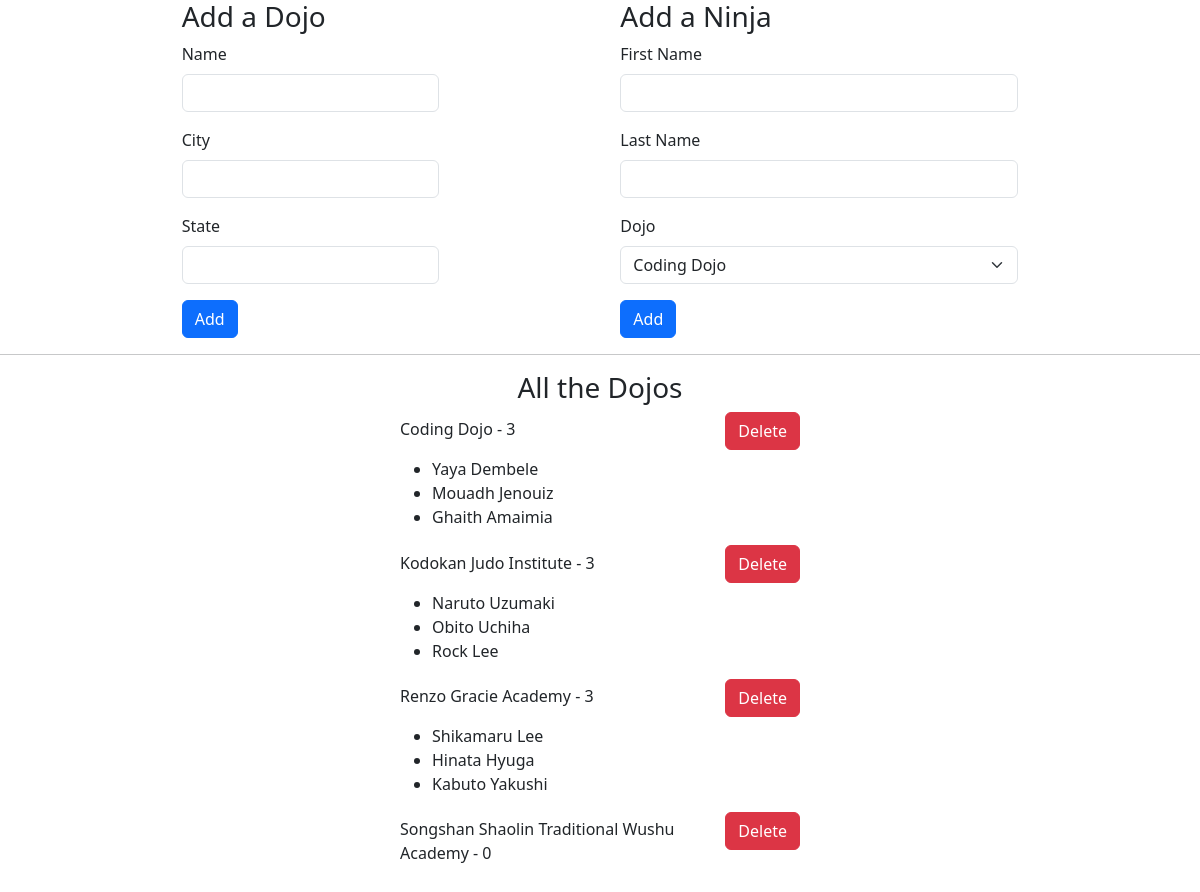
Before: / with the older database file.
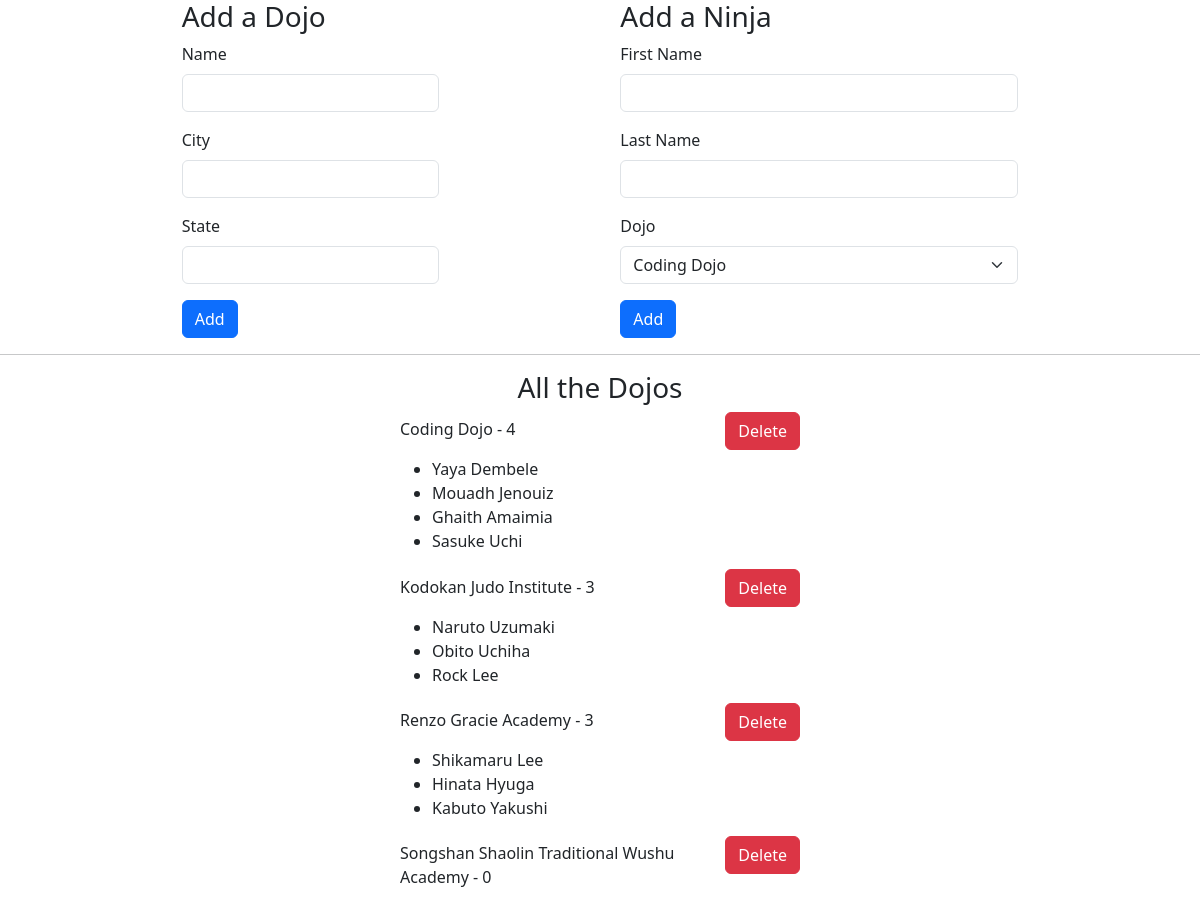
After: the same page with the newer database file.
### dojo_ninjas_app/models.py (models this page shows)
class Dojo(models.Model):
    name = models.CharField(max_length=255)
    city = models.CharField(max_length=255)
    state = models.CharField(max_length=2)
    desc = models.TextField()

class Ninja(models.Model):
    first_name = models.CharField(max_length=255)
    last_name = models.CharField(max_length=255)
    dojo = models.ForeignKey(Dojo, related_name="ninjas", on_delete = models.CASCADE)

### dojo_ninjas_app/views.py (the view)
# urls.py: path('', views.index),
def index(request):
    context = {
        "dojos": Dojo.objects.all(),
        "ninjas": Ninja.objects.all()
    }
    print("NINJAS**************",context["ninjas"].__dict__)
    print("DOJOS**************",context["dojos"].__dict__)
    return render(request, "index.html", context)

### dojo_ninjas_app/templatetags/my_filters.py (called while the page is built)
@register.filter(name='filter_ninjas')
def filter_by_dojo_id(ninjas_list, id):
    return [ninja for ninja in ninjas_list if ninja.dojo_id== id]

### dojo_ninjas_app/templates/index.html (shortened to what this page needs)
<!DOCTYPE html>
<html lang="en">
<head>
    {% load static %}
    <link rel="stylesheet" href="{% static 'css/bootstrap.min.css' %}">
    <link rel="stylesheet" href="{% static 'css/style.css' %}">
</head>
<body>
    <div class="d-flex flex-wrap justify-content-evenly ">
        <div>
            <h3>Add a Dojo</h3>
            <form action="/dojo/create" method="post">
                <div class="mb-3">
                    <label class="form-label">Name</label>
                    <input type="text" class="form-control" name="name">
                </div>
                <div class="mb-3">
                    <label class="form-label">City</label>
                    <input type="text" class="form-control" name="city">
                </div>
                <div class="mb-3">
                    <label class="form-label">State</label>
                    <input type="text" class="form-control" name="state">
                </div>
                <button type="submit" class="btn btn-primary">Add</button>
            </form>
        </div>
        <div>
            <h3>Add a Ninja</h3>
            <form action="/ninja/create" method="post">
                <div class="mb-3">
                    <label class="form-label">First Name</label>
                    <input type="text" class="form-control" name="first_name">
                </div>
                <div class="mb-3">
                    <label class="form-label">Last Name</label>
                    <input type="text" class="form-control" name="last_name">
                </div>
                <div class="mb-3">
                    <label class="form-label">Dojo</label>
                    <select class="form-select" aria-label="Dojo" name="dojo_id">
                        {% for dojo in dojos %}
                        <option value="{{dojo.id}}">{{dojo.name}}</option>
                        {% endfor %}
                    </select>
                </div>
                <button type="submit" class="btn btn-primary">Add</button>
            </form>
        </div>
    </div>
    <hr>
    {% load my_filters %}
    <h3 class="text-center ">All the Dojos</h3>
    <div id="dojos" class="d-flex flex-column m-auto">
        {% for dojo in dojos %}
        <div class="d-flex gap-3 justify-content-between align-items-baseline ">
            <p>{{dojo.name}} -
                {% with filtered_ninjas=ninjas|filter_ninjas:dojo.id %}
                {{filtered_ninjas|length}}
                {% endwith %}
            </p>
            <form action="/dojo/delete" method="post">
                <button class="btn btn-danger">Delete</button>
            </form>
        </div>
        <ul>
            {% for ninja in ninjas %}
            {% if dojo.id == ninja.dojo_id %}
            <li>{{ninja.first_name}} {{ninja.last_name}}</li>
            {% endif %}
            {% endfor %}
        </ul>
        {% endfor %}
    </div>
</body>
</html>

### dojo_ninjas_app/static/css/style.css (style rules this page uses)
#dojos { width: 400px; }

Changed rows visible on the page:
computed for Dojo "Coding Dojo": filtered_ninjas "3" → "4"
added Ninja: first_name "Sasuke", last_name "Uchi", shown under Dojo "Coding Dojo"
